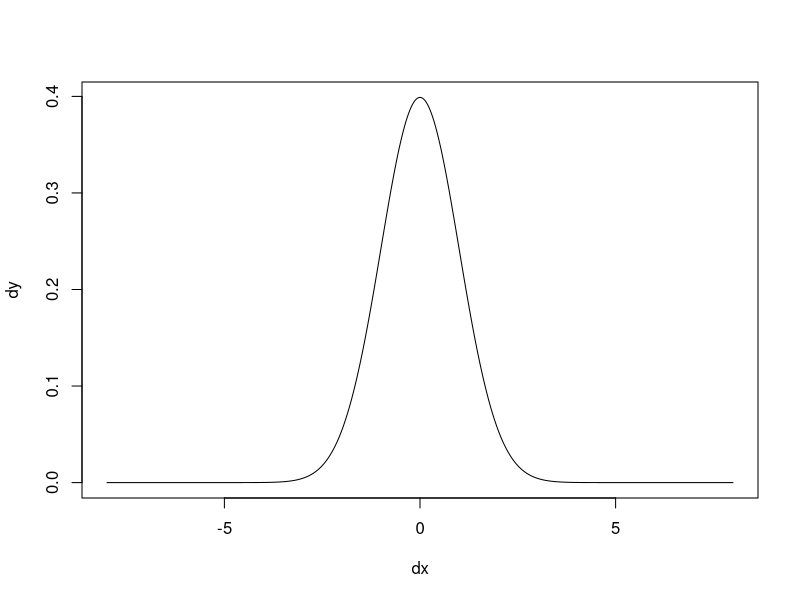
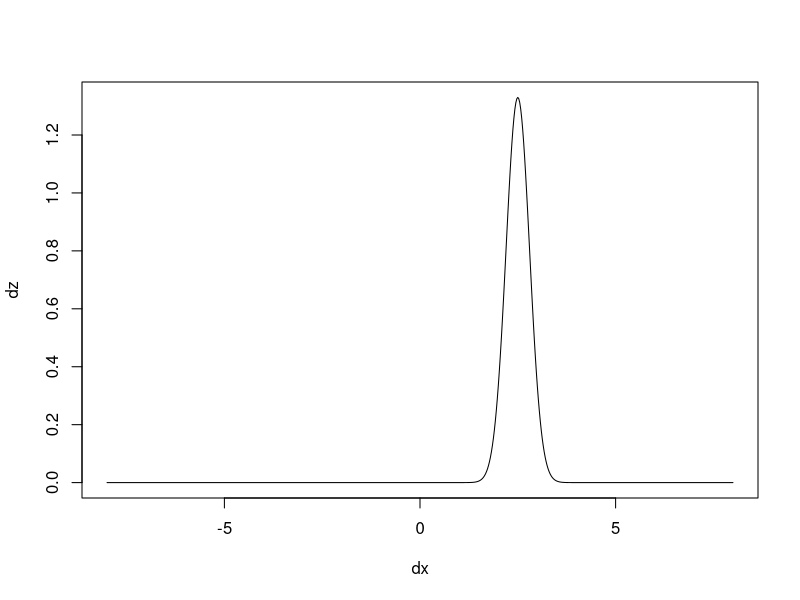
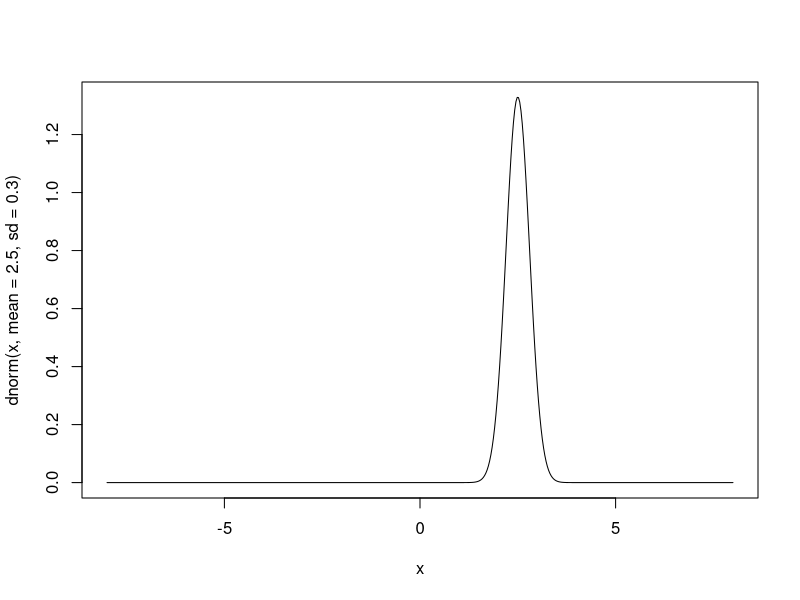
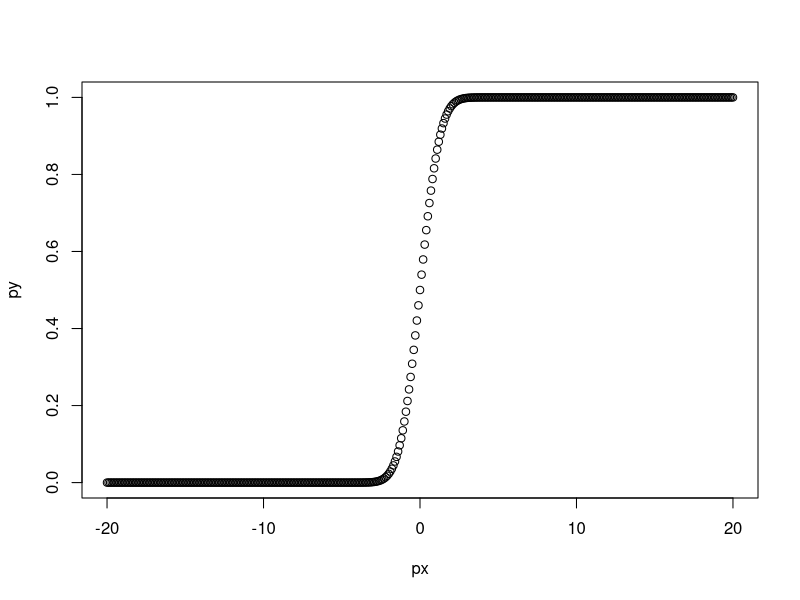
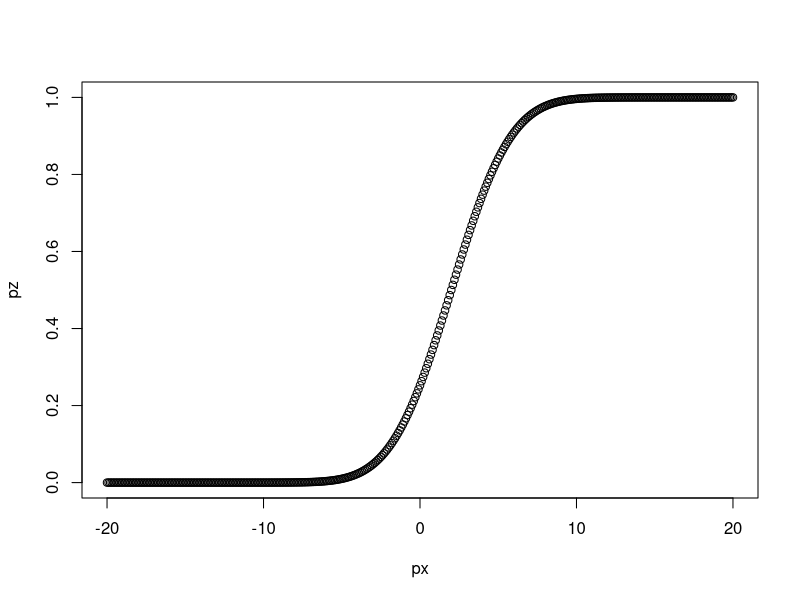
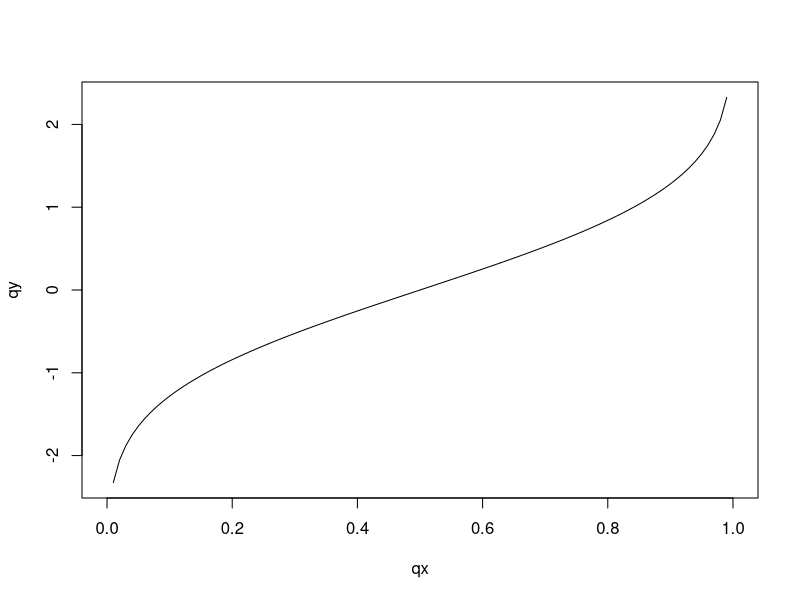
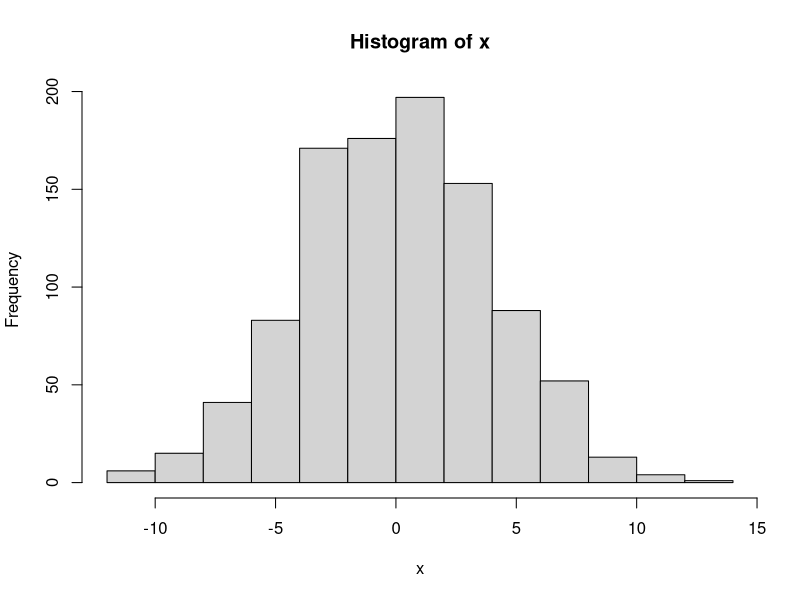
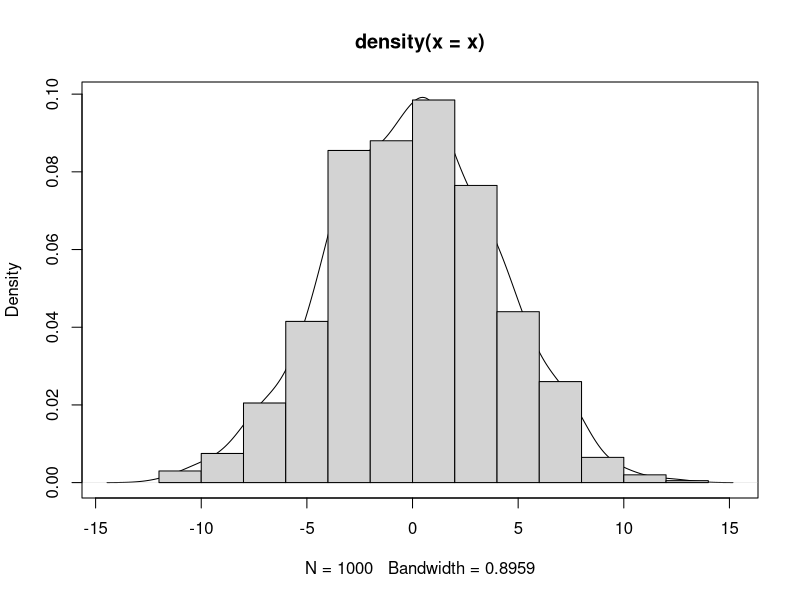

The R script that drew these images, in order: (Note: this script raises an error after producing the figures.)

## Distribuciones

# A modo general, una Distribución es una herramienta matemática que 
# generaliza la noción de una función.

# En R podemos ver la lista de todas las distribuciones que se encuentran 
# incluidas en el paquete 'stats', utilizando el siguiente comando:
?Distributions

# Cuatro grandes grupos de funciones de distribución de probabilidad se 
# encuentran disponibles en dicho paquete: función de densidad (Density), 
# función de distribución acumulativa (cumulative distribution function), 
# función cuantil (quantile function) y generadores de números al azar 
# (random variate generation).
# Cada función se denomina e identifica con la primer letra seguido del 
# nombre de la variable (discreta o continua).
# dxxx
# pxxx
# qxxx
# rxxx

# Ejemplo: Distibución Normal o Gaussiana

# dnorm : Función de Densidad de Probabilidad (PDF en inglés).
# pnorm : Función de Distribución de Probabilidad (CDF en inglés; 
#         probabilidad acumulada).
# qnorm : Función de Cuantiles.
# rnorm : Generador aleatorio de números con distribución normal.
# En la ayuda de R se pueden ver las cuatro funciones incluidas para la
# distribución normal (los 5 comandos tienen el mismo efecto):
?Normal
?dnorm
?pnorm
?qnorm
?rnorm

# Las cuatro funciones tienen argumentos que especifican los parámetros
# de la distribución: mean y sd (mu y sigma), tienen los valores por
# defecto 0 y 1 (lo que se denota por la presencia de los "=").
# Otros parámetros varían ya que son específicos de cada función.


## Sobre las funciones:

# dnorm 
# Es la función con forma de campana que la mayoría conocemos.
# Calcula para cada punto observado el valor de la función de densidad.

# Para la función de densidad con una distribución normal el valor en cero vale:
dnorm(0) # cuánto vale la media y el desvío de esta distribución?
# 0.3989423

# Para la función de densidad con una distribución normal y media = 6, el valor 
# en cero vale:
dnorm(0, mean = 6)
# 6.075883e-09

# Para la función de densidad con una distribución normal con media = 4 y 
# desvío = 10, el valor en cero vale:
dnorm(0, mean = 6, sd = 10)
# 0.03332246

# Si quiero averigual el valor para tres números diferentes, los debo concatenar con 
# la función c:
dc <- dnorm(c(1, 3, 7))
# 2.419707e-01 4.431848e-03 9.134720e-12

# Si quiero conocer para un determinada secuencia de valores como se comporta la función 
# de distribución de densidad, primero debo generar la secuencia:
dx <- seq(-8, 8, by = 0.025)
# dx es un vector con valores entre -20 y 20 tomados de a 0,1.
dy <- dnorm(dx)
# dy usa los valores generados en dx y calcula los valores para la función de densidad 
# con distribución normal
plot(dx, dy, type = 'l')

# ahora le cambiamos la media y el desvío
dz <- dnorm(dx, mean = 2.5, sd = 0.3)
plot(dx, dz, type = 'l')

# Nótese que la función curve también se puede usar para este propósito:
curve(dnorm(x, mean = 2.5, sd = 0.3), from = -8, to = 8, n = 500)

# pnorm
# Es la función que describe P(Y <= X) (probabilidad de que Y sea
# menor o igual a X, siendo X un cuantil e Y una variable aleatoria
# tomada de una distribución normal.
# Naturalmente Y está entre 0 y 1

pnorm(0)
# 0.5

pnorm(0, mean = 2)
# 0.02275013

pnorm(0, mean = 2, sd = 3)
# 0.2524925

pc <- pnorm(c(1, 3, 7))
# 0.8413447 0.9986501 1.0000000

px <- seq(-20, 20, by = 0.1)
py <- pnorm(px)
plot(px, py)

pz <- pnorm(px, mean = 2, sd = 3) 
plot(px, pz)

# qnorm
# Matemáticamente es la función inversa a pnorm (f^-1(x), no 1/f(x)).
# Ejemplo: para una variable al azar con distribución normal, de media 0 y desvío 1, 
# la función de probabilidad que devuelve es el usualmente llamado Z-score.

# El ejemplo tal vez más conocido es el del valor de z correspondiente a un alfa de
# 0.05, 1.96 el cual se puede obtener así:

qnorm(0.975)
# 1.959964
# Debe tenerse en cuenta que este valor se obtiene tanto si se trata de un alfa 
# de 0.025 para un test de una sola cola (como en este caso) como para un alfa de
# 0.05 para un test de dos colas.

# Por defecto qnorm considera sólo la cola inferior de la distribución, pero se
# puede cambiar con el argumento lógico lower.tail:
qnorm(0.975, lower.tail = FALSE)

# Otros varios ejemplos (nótese que la entrada debe estar entre 0 y 1):
qnorm(0.5)
# 0
qnorm(0.5, mean = 1)
# 1
qnorm(0.5, mean = 1, sd = 2)
# 1
qnorm(0.5, mean = 2, sd = 2)
# 2
qnorm(0.5, mean = 2, sd = 4)
# 2
qnorm(0.25, mean = 2, sd = 2)
# 0.6510205
qnorm(0.758)
# 0.6998836
qnorm(0.758, mean = 5, sd = 2)
# 6.399767

# Nótese que al cambiar de mean = 0 y sd = 1 ya no estamos hablando de los 
# denominados Z-scores.

qc <- c(0.2, 0.4, 0.65)
qnorm(qc)
# -0.8416212 -0.2533471  0.3853205

qx <- seq(0, 1, by = 0.01)
qy <- qnorm(qx)
plot(qx, qy, type = 'l')


## Números aleatorios en R

# Un número aleatorio surge a partir de una variable al azar que presenta una 
# función de distribución determinada.

# Ejemplo: Para crear 1000 números aleatorios de distribución normal con promedio
# 0 y desvío estándar 1:
x <- rnorm(1000, mean=0, sd=4)
# Para corroborar que el generador funciona bien:
mean(x)  # Debería ser cercano a 0
sd(x)    # y este cercano a 1

# De acuerdo a la ley de los grandes números, cuánto mayor es la cantidad de elementos 
# de x, más cercanos a 0 y 1 son estos valores... invitamos al usuario a que explore lo 
# que ocurre con estos valores al cambiar el primer argumento de rnorm.

# Podemos hacer un resumen de los números generados:
summary(x)

# O un histograma:
hist(x)

# O una curva de densidad:
densidad <- density(x)
plot(densidad)

# O ambos...
hist(x, freq = FALSE, add = TRUE)
# Nótese el uso de los argumentos "freq" y "add" para cambiar las
# opciones por defecto (así grafica densidades y no borra el gráfico
# anterior). En esta parte no se va a profundizar en lo que refiere
# a herramientas gráficas, pero se retomará el tema más adelante.


# Ejemplificando con las tres funciones que vimos anteriormente:

# dnorm
# otra forma de graficar una función de densidad:
curve(dnorm(x), from=-3.5, to=3.5) # recuerde quien era x...
# La función curve dibuja la curva de la función correspondiente dentro de los 
# límites pautados por 'from' y 'to'.

# pnorm
curve(pnorm(x), from=-3.5, to=3.5)

# qnorm
curve(qnorm(x), from=-1, to=1)
# Nótese el parecido con:
plot(sort(rnorm(1e3)))

# Puedo combinar dnorm y rnorm para hacer un lindo gráfico:
x <- rnorm(1000)
hist(x, freq=FALSE)
curve(dnorm(x), add=TRUE, col='blue', lwd=2)
lines(density(x), col='red', lwd=2)
# la función line ajusta una línea al modelo propuesto.


## Función sample (muestreos aleatorios)
?sample

# La función sample hace muestreos de los elementos contenidos en el
# primer argumento. Por defecto muestrea sin reposición todos los
# elementos posibles:
sample(1:5)
sample(1:5)
sample(1:5)

# como el lector puede observar, cada nueva corrida del comando genera un 
# muestreo aleatorio, por lo tanto es esperable que el orden de los números 
# sea siempre distinto. Intente probar con una mayor cantidad de números o 
# correr varias veces el argumento de arriba...

# Nótese que este comando es básicamente el equivalente a tomar aleatoriamente 
# elementos de un conjunto,tal como sucede en una lotería o un sorteo. 

# En la ayuda se pueden ver varios argumentos para modificar el comortamiento 
# de la función. Veamos algunos ejemplos:
sample(1:5, replace=TRUE)  # muestro con reposición
sample(1:5, 2)             # muestrea sólo dos valores, sin reposición
sample(1:5, size = 2)      # ídem
sample(1:5, 2, replace = TRUE) # los dos casos anteriores combinados

# Los mismos resultados se pueden obtener si usamos vectores "character":
sample(c('Homero', 'Marge', 'Bart', 'Lisa', 'Maggie'), 3, replace=TRUE) # nombres
sample(letters, 5) # letras

# Algo que puede confundir: si le damos solamente un número como entrada, 
# puede tener comportamientos tal vez inesperados:
sample(10)     # esto es idéntico a pedir "sample(1:10)"
sample(10.3)   # redondea 10.3 --> 10, así que es igual que el anterior o a:
sample(floor(10.3)) # La función floor es para redondear "hacia abajo"
sample(-10.3)  # el comportamiento es distinto ahora, por ser negativo ...

# Otra opción útil puede ser usar el argumento "prob" de la función sample, 
# lo que permite que el muestreo sea sesgado hacia ciertos valores. Este 
# argumento permite asignar distintos valores de peso a cada uno de los 
# elementos del vector a muestrear.

# Consierando el siguiente ejemplo genérico (no correr):
sample(x, 100, replace = T, prob = p)

# Aquí p debe tener la misma longitud/length que x, de forma que se asignen 
# los "pesos relativos" de cada valor de x.

# Por ejemplo, si queremos muestrear los valores 5, 10 y 15 pero de tal
# forma que el valor 5 sea 3 veces más frecuente que el 15, y que el
# el 10 sea 2 veces más frecuente que el 15, entonces podemos ingresar:
muestreo <- sample(c(5, 10, 15), size=6000, prob=c(3, 2, 1), replace=T)
x <- table(muestreo)
x  # x tiene por nombres los valores 5, 10 y 15
x['5'] / x['15']  # ¿Es el valor que esperábamos?
x['5'] / x['10']  # ¿Es el valor que esperábamos?
# las comillas indican el nombre del elemento
# en el resultado el 5 indica el nombre del elemento, de forma similar
# a cuando pedimos que muestre x.

# Nótese que:
# prob es un sólo argumento, pero eso no equivale a un sólo número, si no
# a un sólo objeto (en este caso un vector, con tres elementos).
# prob puede aceptar valores decimales, incluso pueden asignarse
# probabilidades, aunque da error si alguno es negativo.
# Internamente los valores son siempre convertidos a un valor
# de probabilidad (entre 0 y 1); si el usuario ingresa lo siguigente:
# prob=c(A, B, C)
# Entonces transforma los valores así:
# a = A / (A + B + C)
# b = B / (A + B + C)
# c = C / (A + B + C)
# Y utiliza a, b y c como las probabilidades de que sean muestreados
# los elementos correspondiente del vector a muestrear.
